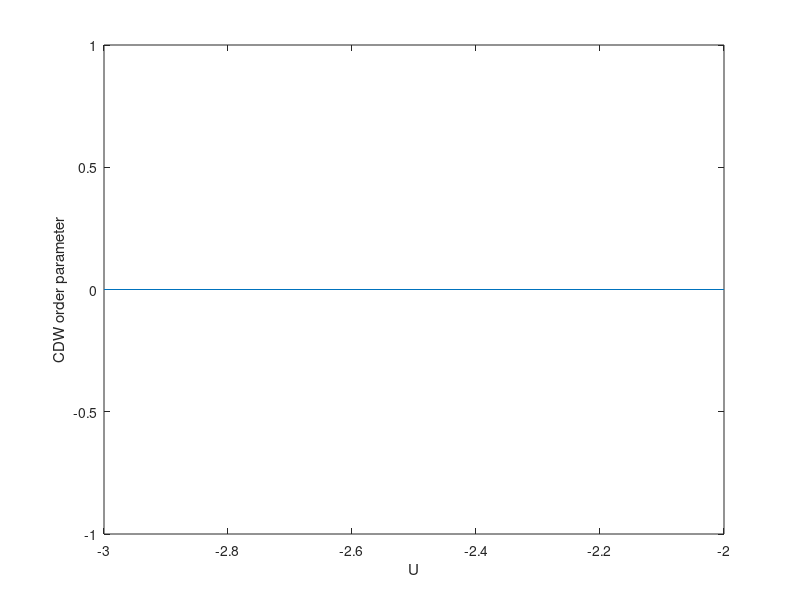

This figure's MATLAB source:
clear;
clc;
format long
tic;

L = 200;
% k = -pi/2 + 2*pi/L:2*pi/L:pi/2;
k = -1/2 + 2/L:2/L:1/2; % *pi
% k = 2/L:2/L:1;
U_all = -3:-2;
VV = 1;
E_k = -2*cospi(k');
nk = length(E_k);
step = 100;
nU = length(U_all);

m_final = zeros(nU,1);

for n = 1:nU

    U = U_all(n);

    phi0_2 = zeros(4,nk);
    phi0_2(1,:) = 1/sqrt(2);
    phi0_2(2,:) = 1/sqrt(2);

    m0 = zeros(step,1);
    m0(1) = phi0_2(1,:)*phi0_2(2,:)'/L;

    for i = 2:step
        b = -2*m0(i-1)*VV;
        for j = 1:nk
            a = E_k(j);
            % spin number = 2
            H2 = [2*a+U/4 b b 0;
                b -U/2 0 b;
                b 0 -U/2 b;
                0 b b -2*a+U/4];
            [V2,D2] = eig(H2);
            e2 = diag(D2);
            phi0_2(:,j) = V2(:,1);
        end
        m0(i) = ((phi0_2(1,:)+phi0_2(4,:))*(phi0_2(2,:)+phi0_2(3,:))')/L;
    end
    m_final(n) = m0(end);
end

figure;
plot(U_all,m_final)
xlabel('U')
ylabel('CDW order parameter')

toc;